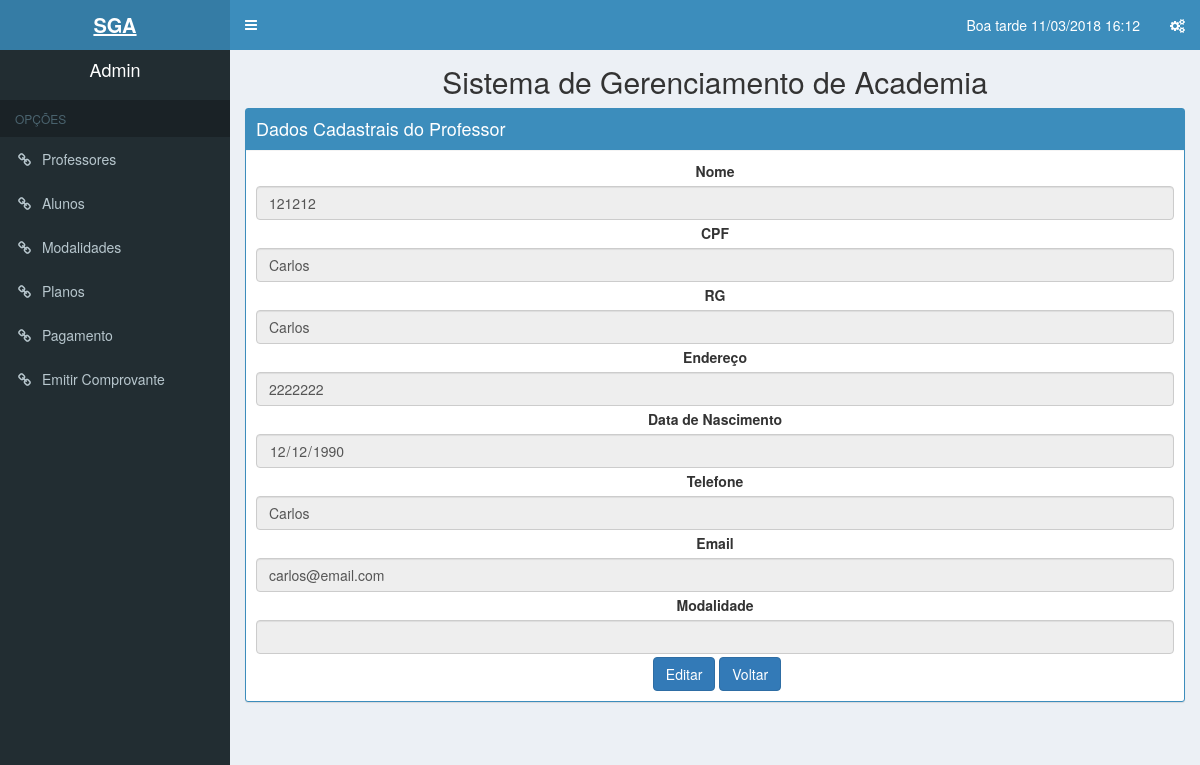
Screenshot of /Views/profPesq.php?id=16 (signed in) with the database file from the repository.
### tables this page shows
CREATE TABLE `professor` (
  `id_professor` int(11) NOT NULL,
  `nm_professor` varchar(50) NOT NULL,
  `registro_geral_professor` varchar(9) NOT NULL,
  `cpf_professor` varchar(11) NOT NULL,
  `dt_nascimento_professor` date NOT NULL,
  `nm_endereco` varchar(100) NOT NULL,
  `nm_email_professor` varchar(100) NOT NULL,
  `cd_telefone_professor` varchar(15) NOT NULL,
  `nm_modalidade` varchar(30) NOT NULL
);

### controllers/buscarProfessor.php (called while the page is built, shortened)
 <?php
    $id = isset($_GET['id'])? (int) $_GET['id']: null;
    $PDO = db_connect();
    $sql = "SELECT nm_professor,
            registro_geral_professor,
            cpf_professor,
            dt_nascimento_professor,
            nm_endereco,
            nm_email_professor,
            cd_telefone_professor,
            nm_modalidade
            FROM professor
            WHERE id_professor = '$id'";
    $stmt = $PDO->prepare($sql);
    $stmt->bindParam(':id', $id, PDO::PARAM_INT);
    $stmt->execute();
    $user = $stmt->fetch(PDO::FETCH_ASSOC);
?>

### Views/profPesq.php (the view, shortened to what this page needs)
<?php
    include '../controllers/buscarProfessor.php';
    if($_SESSION['user_status'] == 1){
        include ('header.php');
    }elseif($_SESSION['user_status'] == 2){
        include ('headerAtendente.php');
    }
    elseif($_SESSION['user_status'] == 3){
        include ('headerProfessor.php');
    }
?>
        <h2 class="center">Sistema de Gerenciamento de Academia</h2>
        <div class="box box-solid box-primary">
            <div class="box-header with-border">
                <h3 class="box-title">Dados Cadastrais do Professor</h3>
            </div>
            <div class="box-body">
                <form align='middle'>
                    <div class="form-group">
                        <label for="nome">Nome</label>
                        <input class="form-control" type="text" id="nome" name="nome"
                               value="<?php echo $user['nm_professor']?>" readonly="true"/>
                    </div>
                    <div class="form-group">
                        <label for="cpf">CPF</label>
                        <input class="form-control" type="text" id="cpf" name="cpf"
                               value="<?php echo $user['cpf_professor']?>" readonly="true"/>
                    </div>
                    <div class="form-group">
                        <label for="rg">RG</label>
                        <input class="form-control" type="text" id="rg" name="rg"
                               value="<?php echo $user['registro_geral_professor']?>" readonly="true"/>
                    </div>
                    <div class="form-group">
                        <label for="endereço">Endereço</label>
                        <input class="form-control" type="text" id="end" name="end"
                               value="<?php echo $user['nm_endereco']?>" readonly="true"/>
                    </div>
                    <div class="form-group">
                        <label for="dtnasc">Data de Nascimento</label>
                        <input class="form-control" type="date" id="dtnasc" name="dtnasc"
                               value="<?php echo $user['dt_nascimento_professor']?>" readonly="true"/>
                    </div>
                    <div class="form-group">
                        <label for="tel">Telefone</label>
                        <input class="form-control" type="text" id="tel" name="tel"
                               value="<?php echo $user['cd_telefone_professor']?>" readonly="true"/>
                    </div>
                    <div class="form-group">
                        <label for="email">Email</label>
                        <input class="form-control" type="text" id="email" name="email"
                               value="<?php echo $user['nm_email_professor']?>" readonly="true"/>
                    </div>
                    <div class="form-group">
                    <label for="moda">Modalidade</label>
                    <input class="form-control" type="text" id="moda" name="moda"
                               value="<?php echo $user['nm_modalidade']?>" readonly="true"/>
                    </div>
                    <button class="btn btn-primary" id="alterar" formaction="profEdit.php?id=<?php echo $id;?>">Editar</button>
                    <button class="btn btn-primary" id="salvar" formaction="professor.php">Voltar</button>
                </form>
            </div>
        </div>
<?php include ('footer.php'); ?>

### rows the page displays
professor: nome "121212", cpf "Carlos", rg "Carlos", end "2222222", dtnasc "12/12/1990", tel "Carlos", email "carlos@email.com"

### other values shown
dataatual() "Boa tarde 11/03/2018 16:12"
$_SESSION['user_name'] "Admin"
